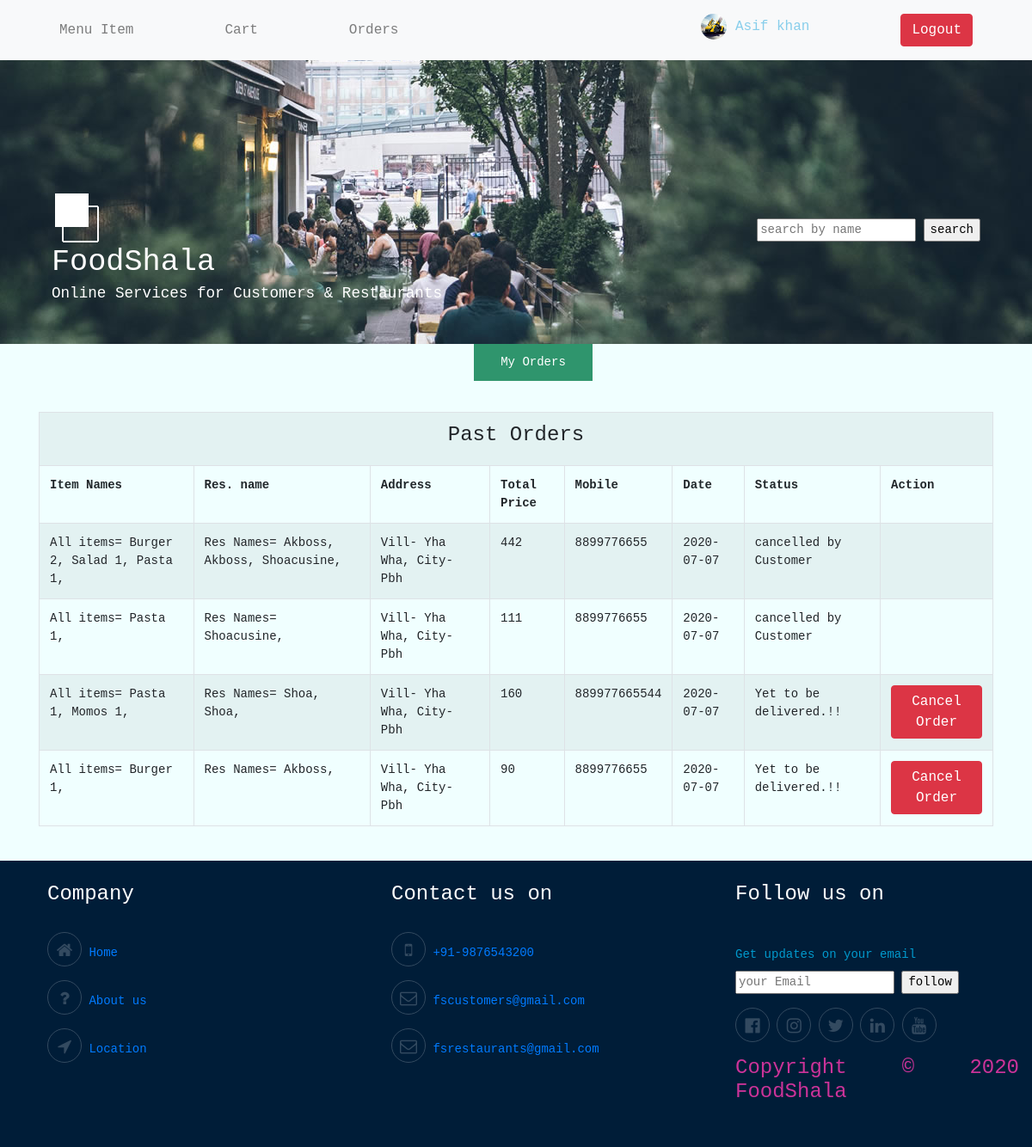
/my-orders.php (signed in), run on the app's committed database.
### tables this page shows
CREATE TABLE `orders` (
  `id` int(11) NOT NULL,
  `cust_id` int(11) NOT NULL,
  `res_id` int(11) NOT NULL,
  `res_names` text NOT NULL,
  `item_names` text NOT NULL,
  `address` varchar(100) NOT NULL,
  `date` date NOT NULL,
  `payment_type` varchar(100) NOT NULL,
  `total_price` int(11) NOT NULL,
  `mobile_number` bigint(12) NOT NULL,
  `status` varchar(100) NOT NULL DEFAULT 'Yet to be delivered.!!'
);

### my-orders.php (the view, shortened to what this page needs)
<?php
	if(!isset($_SESSION['custid']))
	{
	header('location:res-login.php');
	}
	else {
?>
<!DOCTYPE html>
<html>
<?php require 'head.php'; ?>
<body>
			<div class="parallax-window" data-parallax="scroll" data-image-src="img/simple-house.jpg">
				<?php require 'navbar.php'; ?>
				<div class="header">
					<div class="row header-inner">
						<div class="col-md-6 col-12">
							<img src="img/simple-house-logo.png" alt="Logo" class="site-logo" />
							<div class="site-text-box">
								<h1 class="site-title">FoodShala</h1>
								<h6 class="site-description">Online Services for Customers & Restaurants</h6>
							</div>
						</div>
						<nav class="col-md-6 col-12 tm-nav">
							<ul class="nav-ul">
								<form method="get" action="search.php">
									<input type="text" name="search" placeholder="search by name" value="<?php echo @$_GET['search']; ?>">
									<input type="submit" name="submit" value="search">
								</form>
							</ul>
						</nav>
					</div>
				</div>
			</div>
			<div class="paging-links">
				<nav>
					<ul>
						<li class="paging-item"><a class="paging-link active">My Orders</a></li>
					</ul>
				</nav>
			</div>
        <div class="container">
	    <?php
	    	require 'files/connection.php';
	    	$sql = "select orders.*, restaurants.res_name from orders, restaurants where  orders.res_id=restaurants.id";
	    	$result = mysqli_query($conn, $sql);
	    ?>
	    			<table class="table table-striped table-bordered responsive">
	    			<tr><td colspan="8" class="text-center"><h4>Past Orders</h4></td></tr>
	    				<tr>
	    					<th>Item Names</th>
	    					<th>Res. name</th>
	    					<th>Address</th>
	    					<th>Total Price</th>
	    					<th>Mobile</th>
	    					<th>Date</th>
	    					<th>Status</th>
	    					<th>Action</th>
	    				</tr>
	    	<?php while($row = mysqli_fetch_array($result)) { ?>
	    				<tr>
	    					<td><?php echo ($row['item_names']); ?></td>
	    					<td><?php echo ($row['res_names']); ?></td>
	    					<td><?php echo ($row['address']); ?></td>
	    					<td><?php echo $row['total_price']; ?></td>
	    					<td><?php echo $row['mobile_number']; ?></td>
	    					<td><?php echo $row['date']; ?></td>
	    					<td><?php echo $row['status']; ?></td>
	    					<td>
	    					    <?php
						        if($row['status'] == 'cancelled by Customer'){ ?>
						        <?php }
						        else{ ?>
						        <a class="btn btn-danger remove-item" href="files/cancel-order.php?id=<?php echo $row['id'];?>">Cancel Order</a>
						         <?php } ?>
						    </td>
	    				</tr>
	    				<?php } ?>
	    			</table>
      </div>
	<?php require 'footer.php'; ?>
</body>
</html>
<?php } ?>

### css/style.css (style rules this page uses)
body { font-family:monospace; background-color: #F0FFFF; overflow-x: hidden; font-size: 14px; }
.parallax-window { min-height: 400px; background: transparent; position: relative; }
.header { position: absolute; bottom: 0; left: 0; right: 0; width: auto; color: white; z-index: 1000; }
.header-inner { padding: 40px 60px; }
.site-logo { display: inline-block; margin-right: 5px; }
.site-text-box { display: inline-block; }
.site-title { font-size: 2.2rem; font-weight: 400; margin-bottom: 5px; }
.site-description { font-size: 1.1rem; font-weight: 400; }
.tm-nav { text-align:right; margin-top: 30px; }
.nav-ul { display: flex; justify-content: flex-end; }
.paging-links { text-align: center; padding-bottom:20px }
.paging-item { list-style: none; display: inline-block; border: 1px solid #2F956D; }
.paging-link { padding: 10px 30px; display: flex; justify-content: center; color: #2F956D; background-color: transparent; }
.paging-link.active, .paging-link:hover { background-color: #2F956D; color: white; }
th { font-weight: bold; font-family: monospace; }
tr { font-family: monospace; }

### data on the page
orders: item_names "All items= Burger 2, Salad 1, Pasta 1,", res_names "Res Names= Akboss, Akboss, Shoacusine,", address "Vill- Yha Wha, City- Pbh", total_price "442", mobile_number "8899776655", date "2020-07-07", status "cancelled by Customer"
orders: item_names "All items= Pasta 1,", res_names "Res Names= Shoacusine,", address "Vill- Yha Wha, City- Pbh", total_price "111", mobile_number "8899776655", date "2020-07-07", status "cancelled by Customer"
orders: item_names "All items= Pasta 1, Momos 1,", res_names "Res Names= Shoa, Shoa,", address "Vill- Yha Wha, City- Pbh", total_price "160", mobile_number "889977665544", date "2020-07-07", status "Yet to be delivered.!!"
orders: item_names "All items= Burger 1,", res_names "Res Names= Akboss,", address "Vill- Yha Wha, City- Pbh", total_price "90", mobile_number "8899776655", date "2020-07-07", status "Yet to be delivered.!!"

### other printed values
$_SESSION['name'] "Asif khan"
